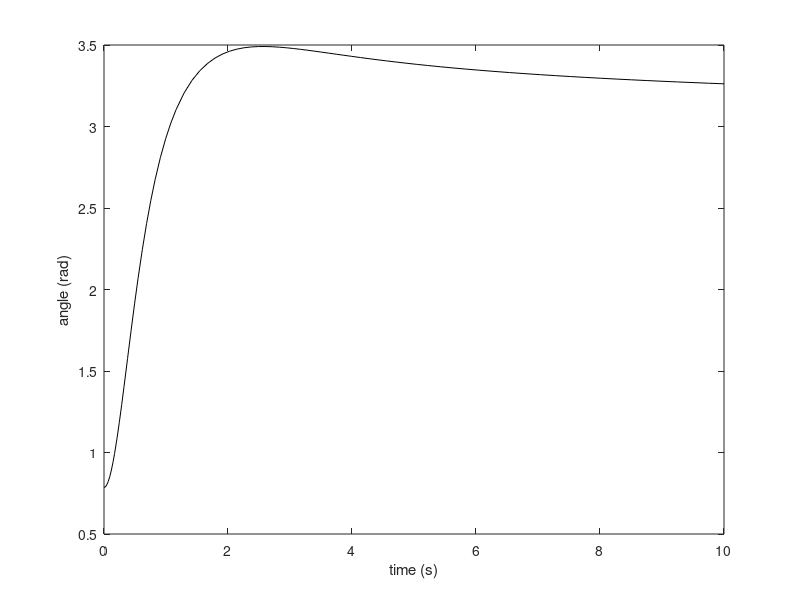

Here is the MATLAB script that generated this plot:
clc
clear
close all

m = 1;
g = 9.8;
L = 1;
tau = 10;

% state: [theta, dtheta] ^ T

% The ODE defined here is using the first order form convention, i.e. 
% dy/dt = f(y(t), t)
odefun = @(t, y) [y(2); -g/L*sin(y(1))];
odefun_torque = @(t, y) [y(2); -g/L*sin(y(1)) + tau / (m * L^2)]; % feed forward
odefun_torque_b = @(t, y) [y(2); -g/L*sin(y(1)) + (10 * (pi - y(1))+2*(0-y(2)))/ (m * L^2)]; % feedback

% Step of the trajectory starting from the initial condition
tspan = [0 10];

% The initial state vector
y0 = [pi/4; 0];

[tout, yout] = ode45(odefun_torque_b, tspan, y0);
% yout is the state vector starting from the initial y0 and to the tspan,
% which contains total size(tout) element; tout is the time for the
% corresponding state vectors

plot(tout, yout(:, 1), 'k-')
xlabel('time (s)')
ylabel('angle (rad)')